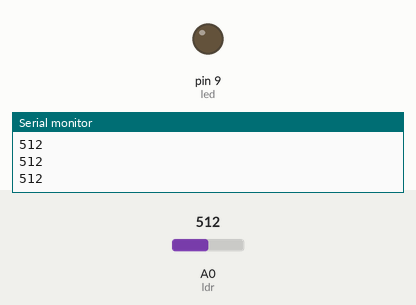
Simulated run of this sketch. Board: Arduino Uno, built with avr-gcc and run on an emulated ATmega328P. Parts: output pins drawn as LEDs (lit = HIGH), the last lines printed to the serial monitor. The test bench sets the inputs (shaded band); at power-on: A0 (ldr) = 512.

Above: at 1.2 s.
1.3 s: A0 (ldr) set to 490
At 1.9 s:
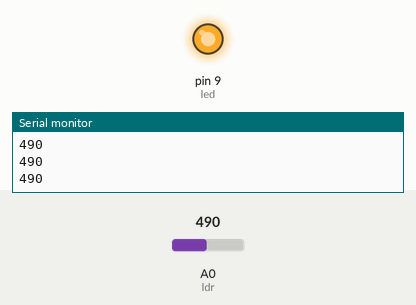
2.9 s: A0 (ldr) set to 510
At 4.2 s:
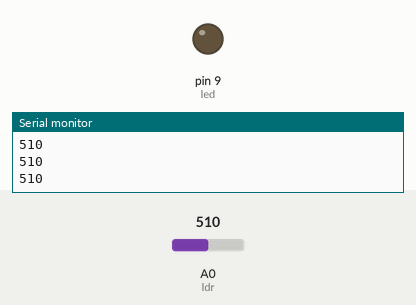
4.5 s: A0 (ldr) set to 306
At 5.7 s:
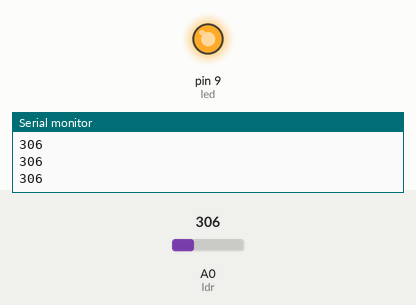
Timing chart, 0 to 7.5 s (numbered marks = the images above; inputs shaded):
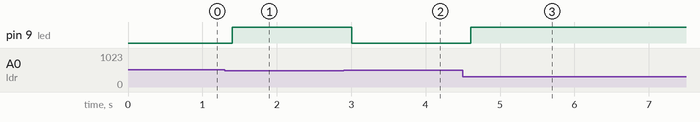

Measured:
- the behaviour switches between 500 and 499 on A0 (ldr) (found by bisection; images 0 and 1)
- after the input at 1.3 s, pin 9 (led): LOW → HIGH after 0.10 s
- after the input at 2.9 s, pin 9 (led): HIGH → LOW after 0.10 s
- after the input at 4.5 s, pin 9 (led): LOW → HIGH after 0.11 s

The sketch:

automatic_lighting.ino
```cpp
int ldr = A0;
int led = 9;
int seuil = 500;

void setup() {
  pinMode(led, OUTPUT);
  Serial.begin(9600);
}

void loop() {
  int value = analogRead(ldr);
  Serial.println(value);

  if (value < seuil) {
    digitalWrite(led, HIGH);
  } else {
    digitalWrite(led, LOW);
  }

  delay(200);
}
```
